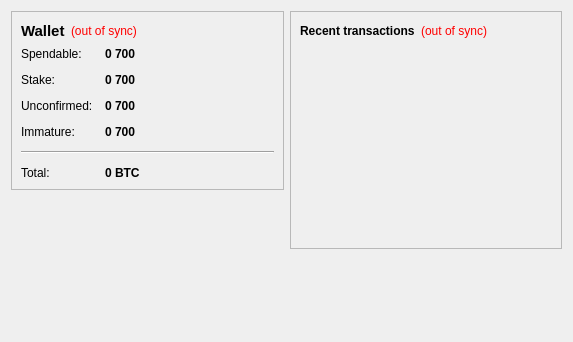
<?xml version="1.0" encoding="UTF-8"?>
<ui version="4.0">
 <class>OverviewPage</class>
 <widget class="QWidget" name="OverviewPage">
  <property name="geometry">
   <rect>
    <x>0</x>
    <y>0</y>
    <width>573</width>
    <height>342</height>
   </rect>
  </property>
  <property name="windowTitle">
   <string>Form</string>
  </property>
  <layout class="QHBoxLayout" name="horizontalLayout" stretch="1,1">
   <item>
    <layout class="QVBoxLayout" name="verticalLayout_2">
     <item>
      <widget class="QFrame" name="frame">
       <property name="frameShape">
        <enum>QFrame::StyledPanel</enum>
       </property>
       <property name="frameShadow">
        <enum>QFrame::Raised</enum>
       </property>
       <layout class="QVBoxLayout" name="verticalLayout_4">
        <item>
         <layout class="QHBoxLayout" name="horizontalLayout_4">
          <item>
           <widget class="QLabel" name="label_5">
            <property name="font">
             <font>
              <pointsize>11</pointsize>
              <weight>75</weight>
              <bold>true</bold>
             </font>
            </property>
            <property name="text">
             <string>Wallet</string>
            </property>
           </widget>
          </item>
          <item>
           <widget class="QLabel" name="labelWalletStatus">
            <property name="toolTip">
             <string>The displayed information may be out of date. Your wallet automatically synchronizes with the 700 network after a connection is established, but this process has not completed yet.</string>
            </property>
            <property name="styleSheet">
             <string notr="true">QLabel { color: red; }</string>
            </property>
            <property name="text">
             <string notr="true">(out of sync)</string>
            </property>
            <property name="alignment">
             <set>Qt::AlignLeading|Qt::AlignLeft|Qt::AlignVCenter</set>
            </property>
           </widget>
          </item>
          <item>
           <spacer name="horizontalSpacer_2">
            <property name="orientation">
             <enum>Qt::Horizontal</enum>
            </property>
            <property name="sizeHint" stdset="0">
             <size>
              <width>40</width>
              <height>20</height>
             </size>
            </property>
           </spacer>
          </item>
         </layout>
        </item>
        <item>
         <layout class="QFormLayout" name="formLayout_2">
          <property name="fieldGrowthPolicy">
           <enum>QFormLayout::AllNonFixedFieldsGrow</enum>
          </property>
          <property name="horizontalSpacing">
           <number>12</number>
          </property>
          <property name="verticalSpacing">
           <number>12</number>
          </property>
          <item row="0" column="0">
           <widget class="QLabel" name="label">
            <property name="text">
             <string>Spendable:</string>
            </property>
           </widget>
          </item>
          <item row="0" column="1">
           <widget class="QLabel" name="labelBalance">
            <property name="font">
             <font>
              <weight>75</weight>
              <bold>true</bold>
             </font>
            </property>
            <property name="cursor">
             <cursorShape>IBeamCursor</cursorShape>
            </property>
            <property name="toolTip">
             <string>Your current spendable balance</string>
            </property>
            <property name="text">
             <string notr="true">0 700</string>
            </property>
            <property name="textInteractionFlags">
             <set>Qt::LinksAccessibleByMouse|Qt::TextSelectableByKeyboard|Qt::TextSelectableByMouse</set>
            </property>
           </widget>
          </item>
          <item row="1" column="0">
           <widget class="QLabel" name="label_6">
            <property name="text">
             <string>Stake:</string>
            </property>
           </widget>
          </item>
          <item row="1" column="1">
           <widget class="QLabel" name="labelStake">
            <property name="font">
             <font>
              <weight>75</weight>
              <bold>true</bold>
             </font>
            </property>
            <property name="cursor">
             <cursorShape>IBeamCursor</cursorShape>
            </property>
            <property name="toolTip">
             <string>Total of coins that was staked, and do not yet count toward the current balance</string>
            </property>
            <property name="text">
             <string notr="true">0 700</string>
            </property>
            <property name="textInteractionFlags">
             <set>Qt::LinksAccessibleByMouse|Qt::TextSelectableByKeyboard|Qt::TextSelectableByMouse</set>
            </property>
           </widget>
          </item>
          <item row="2" column="0">
           <widget class="QLabel" name="label_3">
            <property name="text">
             <string>Unconfirmed:</string>
            </property>
           </widget>
          </item>
          <item row="2" column="1">
           <widget class="QLabel" name="labelUnconfirmed">
            <property name="font">
             <font>
              <weight>75</weight>
              <bold>true</bold>
             </font>
            </property>
            <property name="cursor">
             <cursorShape>IBeamCursor</cursorShape>
            </property>
            <property name="toolTip">
             <string>Total of transactions that have yet to be confirmed, and do not yet count toward the current balance</string>
            </property>
            <property name="text">
             <string notr="true">0 700</string>
            </property>
            <property name="textInteractionFlags">
             <set>Qt::LinksAccessibleByMouse|Qt::TextSelectableByKeyboard|Qt::TextSelectableByMouse</set>
            </property>
           </widget>
          </item>
          <item row="3" column="0">
           <widget class="QLabel" name="labelImmatureText">
            <property name="text">
             <string>Immature:</string>
            </property>
           </widget>
          </item>
          <item row="3" column="1">
           <widget class="QLabel" name="labelImmature">
            <property name="font">
             <font>
              <weight>75</weight>
              <bold>true</bold>
             </font>
            </property>
            <property name="toolTip">
             <string>Mined balance that has not yet matured</string>
            </property>
            <property name="text">
             <string notr="true">0 700</string>
            </property>
            <property name="textInteractionFlags">
             <set>Qt::LinksAccessibleByMouse|Qt::TextSelectableByKeyboard|Qt::TextSelectableByMouse</set>
            </property>
           </widget>
          </item>
          <item row="4" column="0" colspan="2">
           <widget class="Line" name="line">
            <property name="orientation">
             <enum>Qt::Horizontal</enum>
            </property>
           </widget>
          </item>
          <item row="5" column="0">
           <widget class="QLabel" name="labelTotalText">
            <property name="text">
             <string>Total:</string>
            </property>
           </widget>
          </item>
          <item row="5" column="1">
           <widget class="QLabel" name="labelTotal">
            <property name="font">
             <font>
              <weight>75</weight>
              <bold>true</bold>
             </font>
            </property>
            <property name="cursor">
             <cursorShape>IBeamCursor</cursorShape>
            </property>
            <property name="toolTip">
             <string>Your current total balance</string>
            </property>
            <property name="text">
             <string notr="true">0 BTC</string>
            </property>
            <property name="textInteractionFlags">
             <set>Qt::LinksAccessibleByMouse|Qt::TextSelectableByKeyboard|Qt::TextSelectableByMouse</set>
            </property>
           </widget>
          </item>
         </layout>
        </item>
       </layout>
      </widget>
     </item>
     <item>
      <spacer name="verticalSpacer">
       <property name="orientation">
        <enum>Qt::Vertical</enum>
       </property>
       <property name="sizeHint" stdset="0">
        <size>
         <width>20</width>
         <height>40</height>
        </size>
       </property>
      </spacer>
     </item>
    </layout>
   </item>
   <item>
    <layout class="QVBoxLayout" name="verticalLayout_3">
     <item>
      <widget class="QFrame" name="frame_2">
       <property name="frameShape">
        <enum>QFrame::StyledPanel</enum>
       </property>
       <property name="frameShadow">
        <enum>QFrame::Raised</enum>
       </property>
       <layout class="QVBoxLayout" name="verticalLayout">
        <item>
         <layout class="QHBoxLayout" name="horizontalLayout_2">
          <item>
           <widget class="QLabel" name="label_4">
            <property name="text">
             <string>&lt;b&gt;Recent transactions&lt;/b&gt;</string>
            </property>
           </widget>
          </item>
          <item>
           <widget class="QLabel" name="labelTransactionsStatus">
            <property name="toolTip">
             <string>The displayed information may be out of date. Your wallet automatically synchronizes with the 700 network after a connection is established, but this process has not completed yet.</string>
            </property>
            <property name="styleSheet">
             <string notr="true">QLabel { color: red; }</string>
            </property>
            <property name="text">
             <string notr="true">(out of sync)</string>
            </property>
            <property name="alignment">
             <set>Qt::AlignRight|Qt::AlignTrailing|Qt::AlignVCenter</set>
            </property>
           </widget>
          </item>
          <item>
           <spacer name="horizontalSpacer">
            <property name="orientation">
             <enum>Qt::Horizontal</enum>
            </property>
            <property name="sizeHint" stdset="0">
             <size>
              <width>40</width>
              <height>20</height>
             </size>
            </property>
           </spacer>
          </item>
         </layout>
        </item>
        <item>
         <widget class="QListView" name="listTransactions">
          <property name="styleSheet">
           <string notr="true">QListView { background: transparent; }</string>
          </property>
          <property name="frameShape">
           <enum>QFrame::NoFrame</enum>
          </property>
          <property name="verticalScrollBarPolicy">
           <enum>Qt::ScrollBarAlwaysOff</enum>
          </property>
          <property name="horizontalScrollBarPolicy">
           <enum>Qt::ScrollBarAlwaysOff</enum>
          </property>
          <property name="selectionMode">
           <enum>QAbstractItemView::NoSelection</enum>
          </property>
         </widget>
        </item>
       </layout>
      </widget>
     </item>
     <item>
      <spacer name="verticalSpacer_2">
       <property name="orientation">
        <enum>Qt::Vertical</enum>
       </property>
       <property name="sizeHint" stdset="0">
        <size>
         <width>20</width>
         <height>40</height>
        </size>
       </property>
      </spacer>
     </item>
    </layout>
   </item>
  </layout>
 </widget>
 <resources/>
 <connections/>
</ui>
